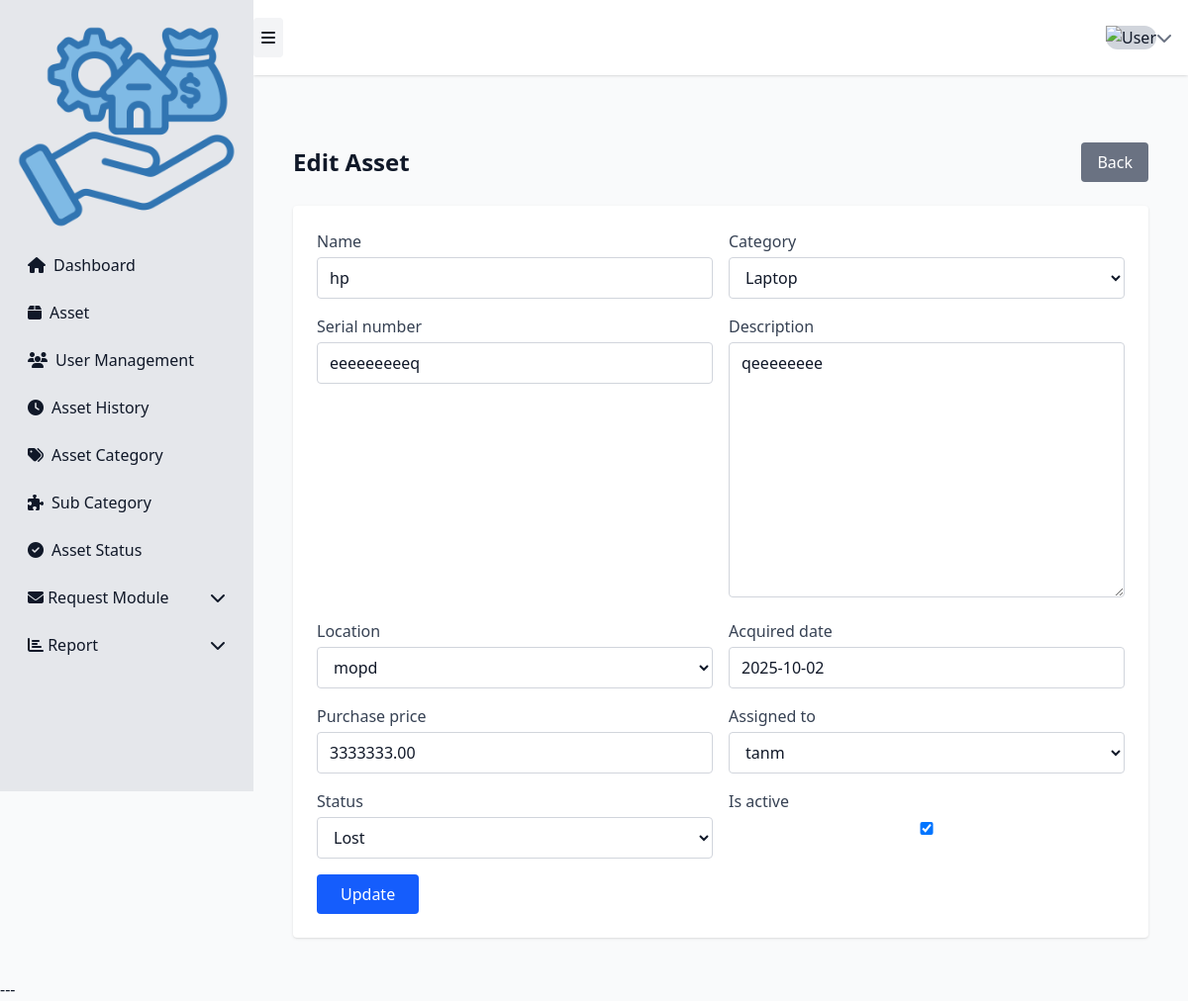
/asset/1/update/, run on the app's committed database.
### asset1/models.py (models this page shows, shortened)
class Asset(models.Model):
    STATUS_AVAILABLE = "available"
    STATUS_ASSIGNED = "assigned"
    STATUS_MAINTENANCE = "maintenance"
    STATUS_LOST = "lost"
    STATUS_RETIRED = "retired"
    STATUS_CHOICES = [
        (STATUS_AVAILABLE, "Available"),
        (STATUS_ASSIGNED, "Assigned"),
        (STATUS_MAINTENANCE, "Maintenance"),
        (STATUS_LOST, "Lost"),
        (STATUS_RETIRED, "Retired"),
    ]
    uuid = models.UUIDField(default=uuid.uuid4, editable=False, unique=True)
    name = models.CharField(max_length=200)
    category = models.ForeignKey(Category, on_delete=models.PROTECT, related_name="assets")
    serial_number = models.CharField(max_length=200, blank=True, null=True, unique=True)
    description = models.TextField(blank=True)
    location = models.ForeignKey(Location, on_delete=models.SET_NULL, null=True, blank=True)
    status = models.CharField(max_length=32, choices=STATUS_CHOICES, default=STATUS_AVAILABLE)
    assigned_to = models.ForeignKey(settings.AUTH_USER_MODEL, null=True, blank=True,
                                    on_delete=models.SET_NULL, related_name="assigned_assets")
    acquired_date = models.DateField(null=True, blank=True)
    purchase_price = models.DecimalField(max_digits=12, decimal_places=2, null=True, blank=True)
    is_active = models.BooleanField(default=True)
    created_at = models.DateTimeField(auto_now_add=True)
    updated_at = models.DateTimeField(auto_now=True)

### asset1/views.py (the view)
# urls.py: path("asset/<int:pk>/update/", views.asset_update, name="asset-update"),
def asset_update(request, pk):
    asset = get_object_or_404(Asset, pk=pk)
    if request.method == "POST":
        form = AssetForm(request.POST, instance=asset)
        if form.is_valid():
            form.save()
            return redirect("asset1:asset_list")
    else:
        form = AssetForm(instance=asset)
    return render(request, "asset1/asset_form.html", {"form": form})

### asset1/forms.py
class AssetForm(forms.ModelForm):
    class Meta:
        model = Asset
        fields = ['name','category','serial_number','description','location','acquired_date','purchase_price','assigned_to','status','is_active']

### asset1/models.py (called while the page is built)
    def __str__(self):
        return self.name

    def __str__(self):
        return self.name

### asset1/templates/asset1/asset_form.html (shortened to what this page needs)
{% extends 'asset1/sidebar.html' %}
{% load widget_tweaks %}
{% block page_content %}
<div class="flex flex-col md:flex-row">
    <div class="flex-1 p-4">
        <div class="flex justify-between items-center mb-6">
            <h2 class="text-2xl font-semibold">
                {% if form.instance.pk %}Edit Asset{% else %}Add Asset{% endif %}
            </h2>
            <a href="{% url 'asset1:asset_list' %}" class="px-4 py-2 bg-gray-500 text-white rounded hover:bg-gray-600">
                Back
            </a>
        </div>
        <div class="bg-white shadow rounded p-6">
            <form method="post" class="space-y-4">
                <div class="grid grid-cols-1 md:grid-cols-2 gap-4">
                    {% for field in form %}
                        <div>
                            <label class="block text-gray-700 font-medium mb-1">{{ field.label }}</label>
                            {{ field|add_class:"w-full border border-gray-300 rounded px-3 py-2 focus:outline-none focus:ring-2 focus:ring-blue-500" }}
                        </div>
                    {% endfor %}
                </div>
                <button type="submit" class="px-6 py-2 bg-blue-600 text-white rounded hover:bg-blue-700 transition">
                    {% if form.instance.pk %}Update{% else %}Save{% endif %}
                </button>
            </form>
        </div>
    </div>
</div>
{% endblock %}

### asset1/templates/asset1/asset_form.html (style rules this page uses)
html, body { overflow-x: hidden; }

### data on the page
Asset: form "hp" "Laptop" "eeeeeeeeeq" "qeeeeeeee" "mopd" "2025-10-02" "3333333.00" "tanm" "Lost" "☑"

### other printed values
{{ field.label }} "Name" "Category" "Serial number" "Description" "Location" "Acquired date" "Purchase price" "Assigned to" "Status" "Is active"
